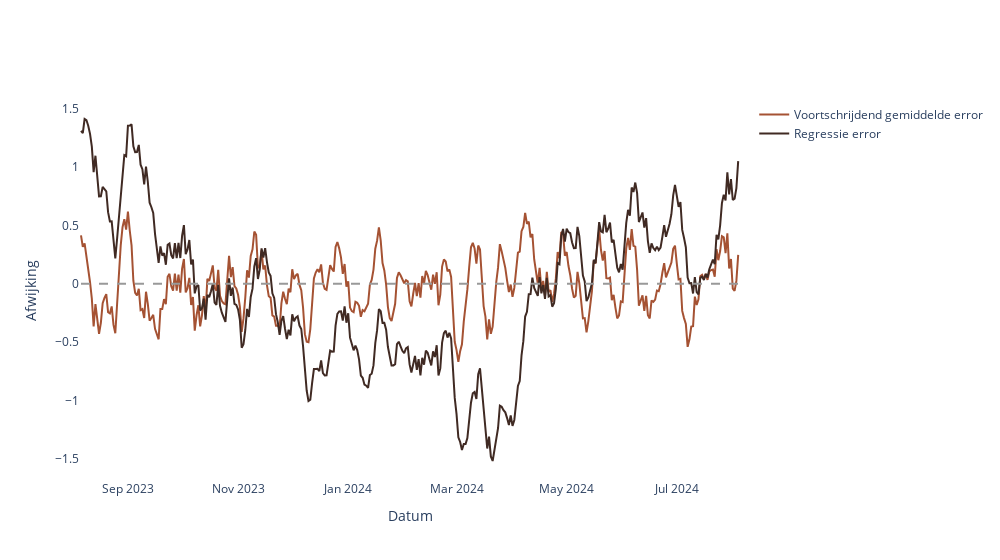

Write notebook code for a chart like this one.
### Markdown cell above
# 3. Evaluatie metriek

Elk model geeft een voorspelling. De visuele check van de voorspelling naast de eigenlijke meting is hierboven getoond. Daarnaast kun je kijken naar de afwijking op zichzelf. 

#### *De afwijking (error)*
Laten we de reeks van errors voor elk model eens bekijken voor de testperiode.

### Code cell
onderzoek_afwijkingen(list_of_dfs=[voortschrijdend_gemiddelde, regressie])

### Figure 1 — Plotly figure (JSON) as saved in the notebook; plotly's stock layout.template omitted (floating-point values rounded to 4 significant figures; data arrays with more than 128 entries replaced by an {"elided": "..."} marker saying what was removed)
{"data": [{"line": {"color": "#a55233"}, "mode": "lines", "name": "Voortschrijdend gemiddelde error", "type": "scatter", "x": {"elided": "366 str values"}, "y": {"elided": "366 float values"}}, {"line": {"color": "#402a23"}, "mode": "lines", "name": "Regressie error", "type": "scatter", "x": {"elided": "366 str values"}, "y": {"elided": "366 float values"}}], "layout": {"autosize": false, "paper_bgcolor": "white", "plot_bgcolor": "white", "shapes": [{"line": {"color": "#999999", "dash": "dash", "width": 2}, "type": "line", "x0": "2023-08-06T00:00:00", "x1": "2024-08-05T00:00:00", "y0": 0, "y1": 0}], "width": 1000, "xaxis": {"title": {"text": "Datum"}}, "yaxis": {"title": {"text": "Afwijking"}}}}
